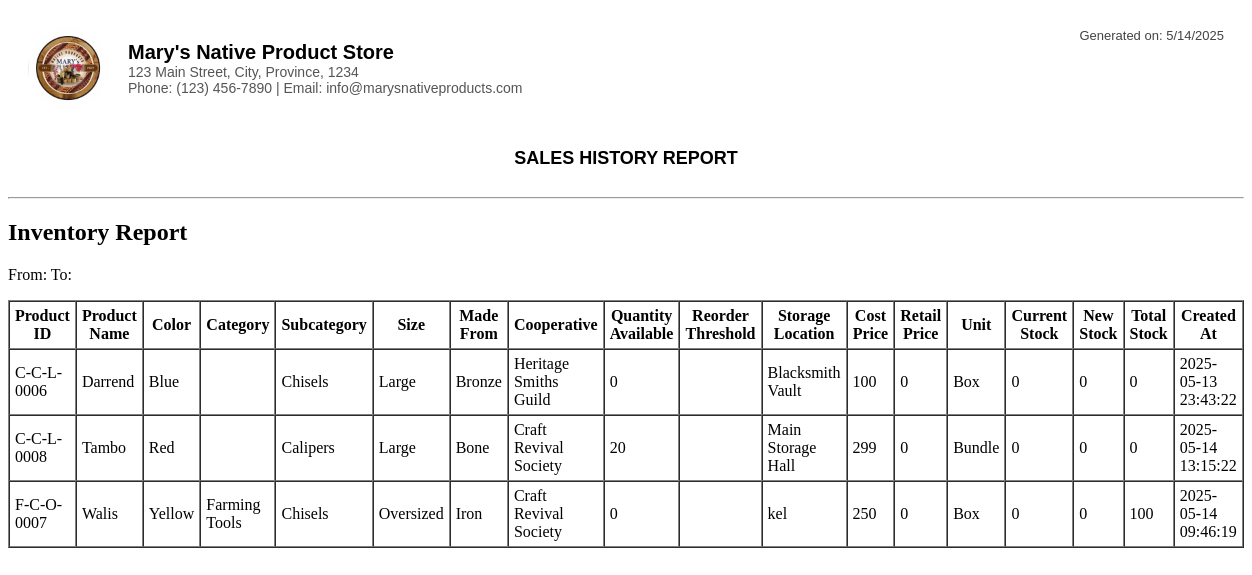
The app's page /reports/inventory_report.php (signed in), older data.
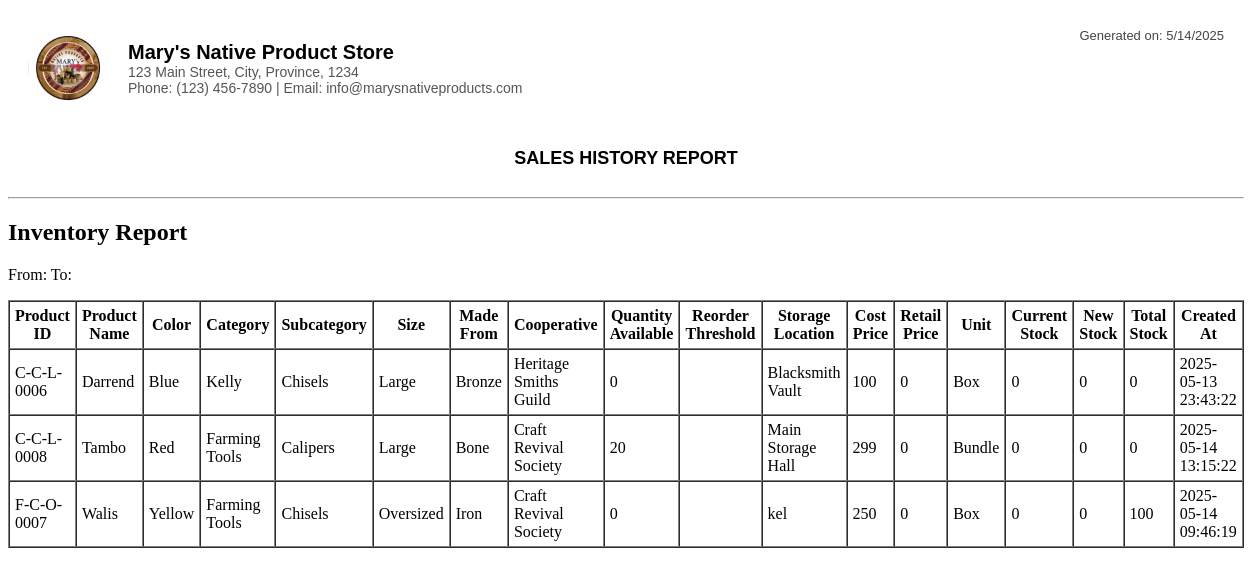
The same page, newer data.
### tables this page shows
CREATE TABLE `tblinventory` (
  `inventory_id` int(11) NOT NULL AUTO_INCREMENT,
  `product_id` varchar(128) DEFAULT '',
  `product_name` varchar(128) DEFAULT '',
  `color` varchar(128) DEFAULT '',
  `categoryid` int(11) DEFAULT 0,
  `subcategoryid` int(11) DEFAULT 0,
  `sizesid` int(11) DEFAULT 0,
  `madefromid` int(11) DEFAULT 0,
  `cooperativeid` int(11) DEFAULT 0,
  `qty_available` double DEFAULT 0,
  `reorder_threshold` varchar(128) DEFAULT '',
  `storageid` int(11) DEFAULT 0,
  `cost_price` double DEFAULT 0,
  `retail_price` double DEFAULT 0,
  `unitid` int(11) DEFAULT 0,
  `created_at` timestamp NOT NULL DEFAULT current_timestamp(),
  `current_stock` double DEFAULT 0,
  `current_stock_date` datetime DEFAULT NULL,
  `new_stock` double DEFAULT 0,
  `new_stock_date` datetime DEFAULT NULL,
  `total_stock` double DEFAULT 0,
  PRIMARY KEY (`inventory_id`)
);

CREATE TABLE `tblsubcategory` (
  `subcategoryid` int(11) NOT NULL AUTO_INCREMENT,
  `subcategory` varchar(128) DEFAULT '',
  `is_archived` varchar(128) DEFAULT 'No',
  PRIMARY KEY (`subcategoryid`)
);

CREATE TABLE `tblsizes` (
  `sizesid` int(11) NOT NULL AUTO_INCREMENT,
  `size` varchar(128) DEFAULT '',
  `is_archived` varchar(128) DEFAULT 'No',
  PRIMARY KEY (`sizesid`)
);

CREATE TABLE `tblmadefrom` (
  `madefromid` int(11) NOT NULL AUTO_INCREMENT,
  `madefrom` varchar(128) DEFAULT '',
  `is_archived` varchar(128) DEFAULT 'No',
  PRIMARY KEY (`madefromid`)
);

CREATE TABLE `tblcooperative` (
  `cooperativeid` int(11) NOT NULL AUTO_INCREMENT,
  `cooperative` varchar(128) DEFAULT '',
  `is_archived` varchar(128) DEFAULT 'No',
  PRIMARY KEY (`cooperativeid`)
);

CREATE TABLE `tblstorage` (
  `storageid` int(11) NOT NULL AUTO_INCREMENT,
  `storage` varchar(128) DEFAULT '',
  `is_archived` varchar(128) DEFAULT 'No',
  PRIMARY KEY (`storageid`)
);

CREATE TABLE `tblunit` (
  `unitid` int(11) NOT NULL AUTO_INCREMENT,
  `unit` varchar(128) DEFAULT '',
  `is_archived` varchar(128) DEFAULT 'No',
  PRIMARY KEY (`unitid`)
);

CREATE TABLE `tblcategory` (
  `categoryid` int(11) NOT NULL AUTO_INCREMENT,
  `category` varchar(128) DEFAULT '',
  `is_archived` varchar(128) DEFAULT 'No',
  PRIMARY KEY (`categoryid`)
);

### reports/inventory_report.php (the view, shortened to what this page needs)
<?php
include('../includes/init.php');
include('../header.php');
$from = isset($_GET['from3']) ? mysqli_real_escape_string($db_connection, $_GET['from3']) : '';
$to = isset($_GET['to3']) ? mysqli_real_escape_string($db_connection, $_GET['to3']) : '';
$query = "
    SELECT
        i.product_id,
        i.product_name,
        i.color,
        c.category,
        sc.subcategory,
        s.size,
        mf.madefrom,
        coop.cooperative,
        i.qty_available,
        i.reorder_threshold,
        st.storage,
        i.cost_price,
        i.retail_price,
        u.unit,
        i.current_stock,
        i.new_stock,
        i.total_stock,
        i.inventory_id,
        i.created_at
    FROM tblinventory i
    LEFT JOIN tblcategory c ON i.categoryid = c.categoryid
    LEFT JOIN tblsubcategory sc ON i.subcategoryid = sc.subcategoryid
    LEFT JOIN tblsizes s ON i.sizesid = s.sizesid
    LEFT JOIN tblmadefrom mf ON i.madefromid = mf.madefromid
    LEFT JOIN tblcooperative coop ON i.cooperativeid = coop.cooperativeid
    LEFT JOIN tblstorage st ON i.storageid = st.storageid
    LEFT JOIN tblunit u ON i.unitid = u.unitid
    WHERE 1
";
$query .= " ORDER BY i.product_name ASC";
$result = mysqli_query($db_connection, $query);
?>
<h2>Inventory Report</h2>
<p>From: <?php echo htmlspecialchars($from); ?> To: <?php echo htmlspecialchars($to); ?></p>
<table border="1" cellpadding="5" cellspacing="0">
    <thead>
        <tr>
            <th>Product ID</th>
            <th>Product Name</th>
            <th>Color</th>
            <th>Category</th>
            <th>Subcategory</th>
            <th>Size</th>
            <th>Made From</th>
            <th>Cooperative</th>
            <th>Quantity Available</th>
            <th>Reorder Threshold</th>
            <th>Storage Location</th>
            <th>Cost Price</th>
            <th>Retail Price</th>
            <th>Unit</th>
            <th>Current Stock</th>
            <th>New Stock</th>
            <th>Total Stock</th>
            <th>Created At</th>
        </tr>
    </thead>
    <tbody>
        <?php while ($row = mysqli_fetch_assoc($result)) : ?>
            <tr>
                <td><?= htmlspecialchars($row['product_id']); ?></td>
                <td><?= htmlspecialchars($row['product_name']); ?></td>
                <td><?= htmlspecialchars($row['color']); ?></td>
                <td><?= htmlspecialchars($row['category']); ?></td>
                <td><?= htmlspecialchars($row['subcategory']); ?></td>
                <td><?= htmlspecialchars($row['size']); ?></td>
                <td><?= htmlspecialchars($row['madefrom']); ?></td>
                <td><?= htmlspecialchars($row['cooperative']); ?></td>
                <td><?= htmlspecialchars($row['qty_available']); ?></td>
                <td><?= htmlspecialchars($row['reorder_threshold']); ?></td>
                <td><?= htmlspecialchars($row['storage']); ?></td>
                <td><?= htmlspecialchars($row['cost_price']); ?></td>
                <td><?= htmlspecialchars($row['retail_price']); ?></td>
                <td><?= htmlspecialchars($row['unit']); ?></td>
                <td><?= htmlspecialchars($row['current_stock']); ?></td>
                <td><?= htmlspecialchars($row['new_stock']); ?></td>
                <td><?= htmlspecialchars($row['total_stock']); ?></td>
                <td><?= htmlspecialchars($row['created_at']); ?></td>
            </tr>
        <?php endwhile; ?>
    </tbody>
</table>

Row changes from the older to the newer data that the page shows:
changed tblinventory "Darrend": categoryid.category (not shown) → "Kelly"
changed tblinventory "Tambo": categoryid.category (not shown) → "Farming Tools"
